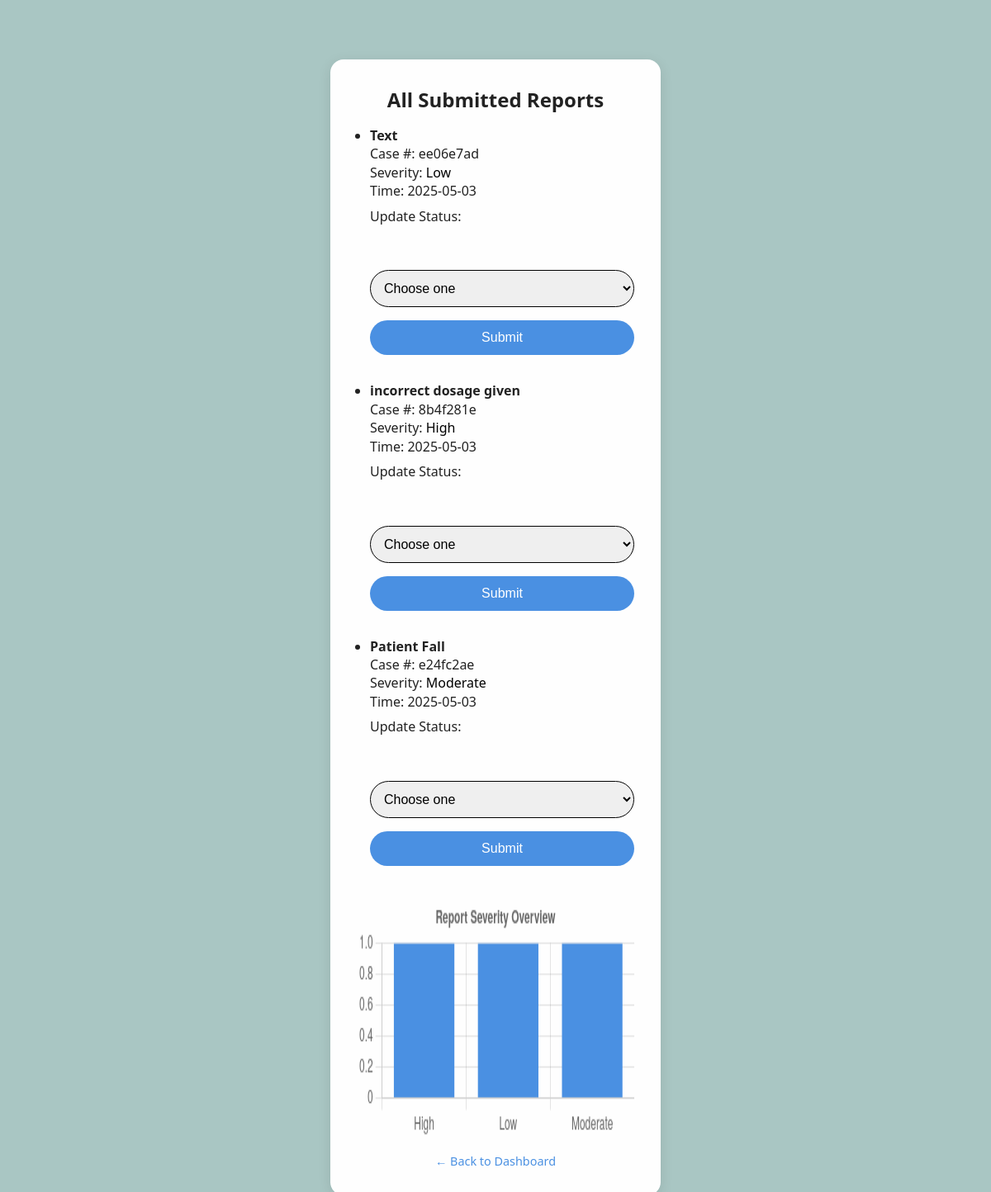
/admin/summary (signed in), run on the app's committed database.
### tables this page shows
CREATE TABLE reports (
            id INTEGER PRIMARY KEY AUTOINCREMENT,
            user_id INTEGER,
            title TEXT NOT NULL,
            description TEXT NOT NULL,
            severity TEXT NOT NULL,
            timestamp TEXT NOT NULL,
            case_number TEXT NOT NULL, status TEXT DEFAULT 'Pending',
            FOREIGN KEY(user_id) REFERENCES users(id)
        );

### main.py (the view)
@app.route('/admin/summary')
def admin_summary():
    if session.get('role') != 'admin':
        return redirect(url_for('dashboard'))
    conn = sqlite3.connect('sentinel.db')
    cur = conn.cursor()
    cur.execute("SELECT id, title, severity, timestamp, case_number FROM reports ORDER BY timestamp DESC")
    reports = cur.fetchall()
    conn.close()
    return render_template("admin_summary.html", reports=reports)

### templates/admin_summary.html (shortened to what this page needs)
<link rel="stylesheet" href="{{ url_for('static', filename='styles.css') }}">
<!DOCTYPE html>
<html lang="en">
<head>
  <link rel="stylesheet" href="{{ url_for('static', filename='styles.css') }}">
</head>
<body>
  <div class="card">
    <h2>All Submitted Reports</h2>
    {% if reports %}
      <ul>
        {% for report in reports %}
          <li style="margin-bottom: 2rem;">
            <strong>{{ report[1] }}</strong><br>
            Case #: {{ report[4] }}<br>
            Severity: <span style="color: {{ 'red' if report[2] == 'Critical' else 'black' }}">{{ report[2] }}</span><br>
            Time: {{ report[3][:10] }}<br>
            <form method="post" action="/admin/review/{{ report[4] }}" style="margin-top: 0.5rem;">
              <label for="status">Update Status:</label><br>
              <select name="status" required>
                <option value="" disabled selected>Choose one</option>
              </select>
              <button type="submit">Submit</button>
            </form>
          </li>
        {% endfor %}
      </ul>
    {% else %}
      <p>No reports have been submitted yet.</p>
    {% endif %}
    <canvas id="summaryChart" style="margin-top: 2rem;"></canvas>
    <p class="small-link"><a href="/dashboard">← Back to Dashboard</a></p>
  </div>
  <script>
    fetch('/api/report_summary')
      .then(res => res.json())
      .then(data => {
        const ctx = document.getElementById('summaryChart').getContext('2d');
        new Chart(ctx, {
          type: 'bar',
          data: {
            labels: Object.keys(data),
            datasets: [{
              label: 'Reports by Severity',
              data: Object.values(data),
              backgroundColor: '#4A90E2'
            }]
          },
          options: {
            responsive: true,
            plugins: {
              legend: { display: false },
              title: { display: true, text: 'Report Severity Overview' }
            }
          }
        });
      });
  </script>
</body>
</html>

### static/styles.css (style rules this page uses)
:root { --bg-color: #a9c6c3; --button-blue: #4A90E2; --button-hover: #357ABD; --card-bg: #fefefe; --text-dark: #222; --text-muted: #555; }
* { box-sizing: border-box; margin: 0; padding: 0; }
body { font-family: 'Segoe UI', sans-serif; background-color: var(--bg-color); color: var(--text-dark); padding: 2rem 1rem; }
.card { background: var(--card-bg); padding: 2rem; border-radius: 1rem; box-shadow: 0 4px 16px rgba(0, 0, 0, 0.1); width: 100%; max-width: 400px; margin: 5vh auto; text-align: center; }
form { display: flex; flex-direction: column; gap: 1rem; margin-top: 1rem; }
input[type="text"], input[type="password"], textarea, select { padding: 0.75rem; border-radius: 50px; border: 1px solid #000; font-size: 1rem; width: 100%; }
button { padding: 0.75rem; background-color: var(--button-blue); color: white; border: none; border-radius: 50px; font-size: 1rem; cursor: pointer; transition: background 0.3s; }
.small-link { font-size: 0.9rem; color: var(--button-blue); margin-top: 1rem; }
.small-link a { text-decoration: none; color: var(--button-blue); }
ul { text-align: left; margin-top: 1rem; padding-left: 1rem; }
li { margin-bottom: 0.5rem; line-height: 1.4; }
canvas { max-width: 100%; height: 300px !important; }

### data on the page
reports: title "Text", case_number "ee06e7ad", severity "Low", timestamp "2025-05-03"
reports: title "incorrect dosage given", case_number "8b4f281e", severity "High", timestamp "2025-05-03"
reports: title "Patient Fall", case_number "e24fc2ae", severity "Moderate", timestamp "2025-05-03"
